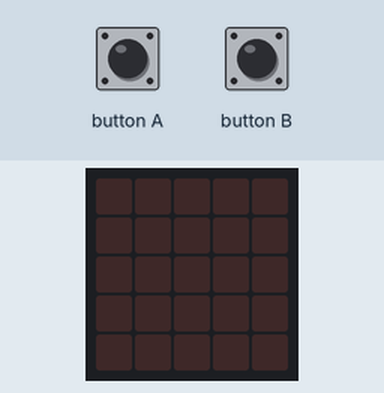
This program was run on a simulated BBC micro:bit (MakeCode). Parts: the board's 5×5 LED display. The inputs (shaded band) are chosen by the test bench.

Above: at 1.2 s.
1.3 s: button A pressed for 0.15 s
At 1.51 s:
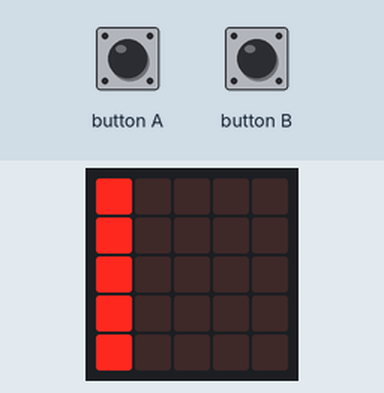
3.2 s: button B pressed for 0.15 s
At 3.41 s:
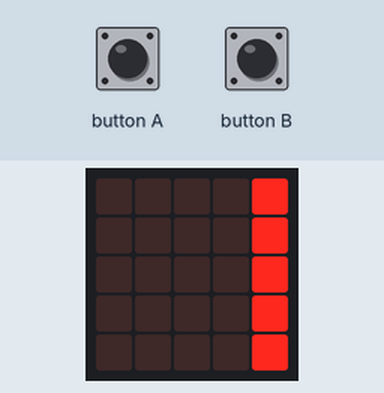
5.1 s: button B pressed for 3.2 s
9.9 s: button A pressed for 3.2 s
At 10.5 s:
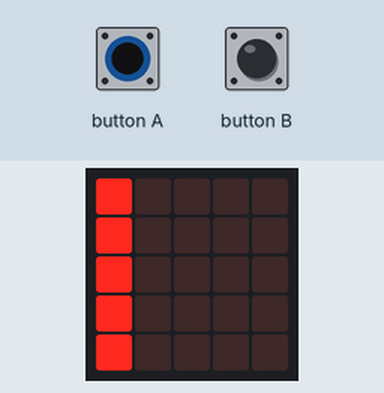
Timing chart, 0 to 12.9 s (numbered marks = the images above; inputs shaded):
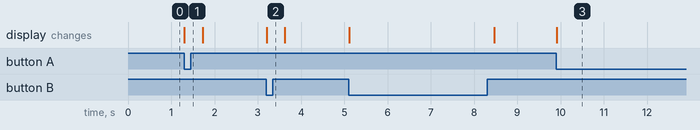

The program:

main.ts
```typescript
basic.forever(function () {
    if (input.buttonIsPressed(Button.B)) {
        basic.showLeds(`
            . . . . #
            . . . . #
            . . . . #
            . . . . #
            . . . . #
            `)
    } else {
        basic.clearScreen()
        if (input.buttonIsPressed(Button.A)) {
            basic.showLeds(`
                # . . . .
                # . . . .
                # . . . .
                # . . . .
                # . . . .
                `)
        } else {
            basic.clearScreen()
        }
    }
})
```

test.ts
```typescript
// tests gaan hier; deze zal niet worden gecompileerd wanneer dit pakket wordt gebruikt als extensie.
```

Measured:
- after the input at 1.3 s, the display: changes at once (image 1)
- after the input at 3.2 s, the display: changes at once (image 2)
- after the input at 9.9 s, the display: changes at once (image 3)
